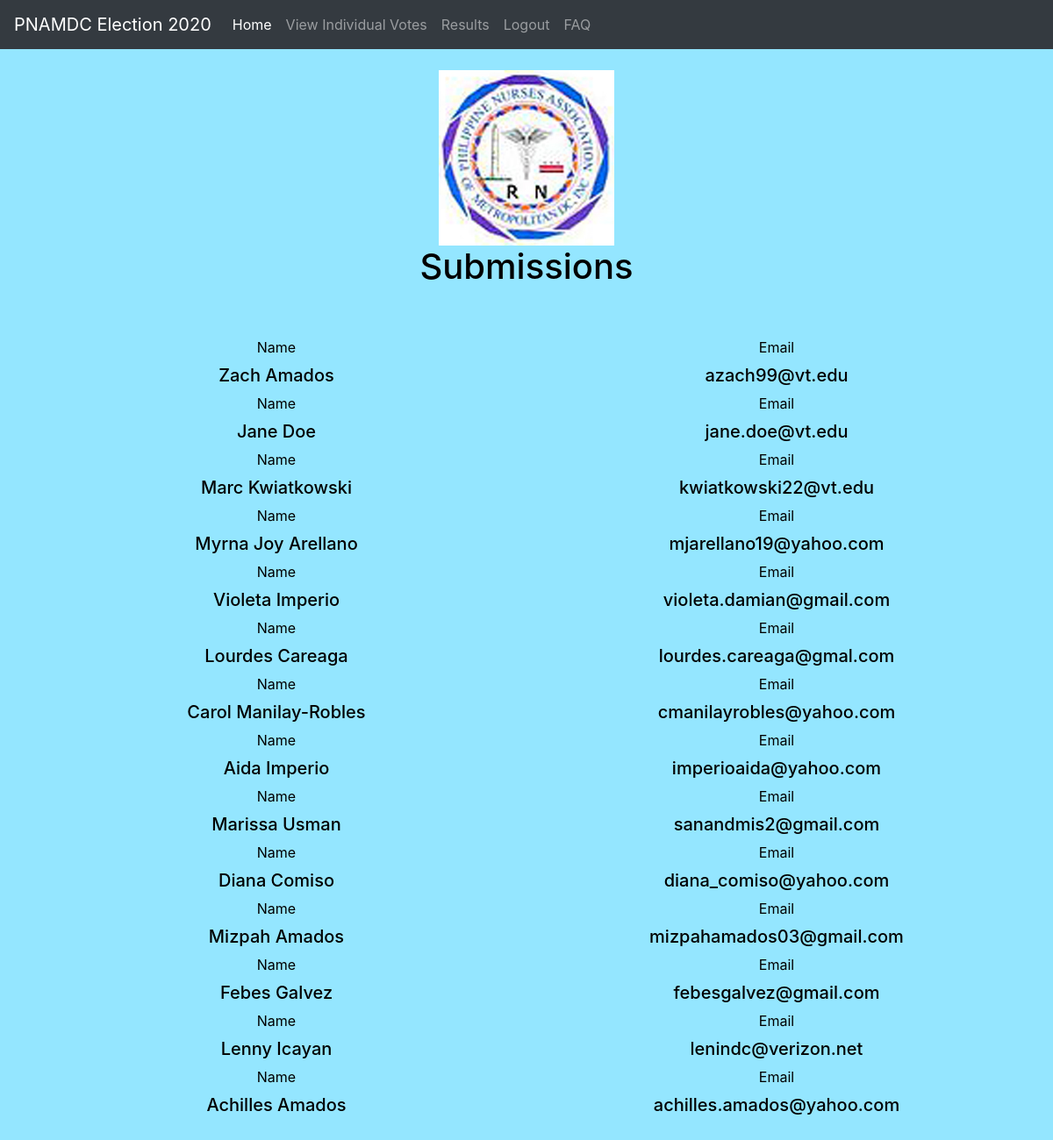
Before: /list_subs/ (signed in) with the older database file.
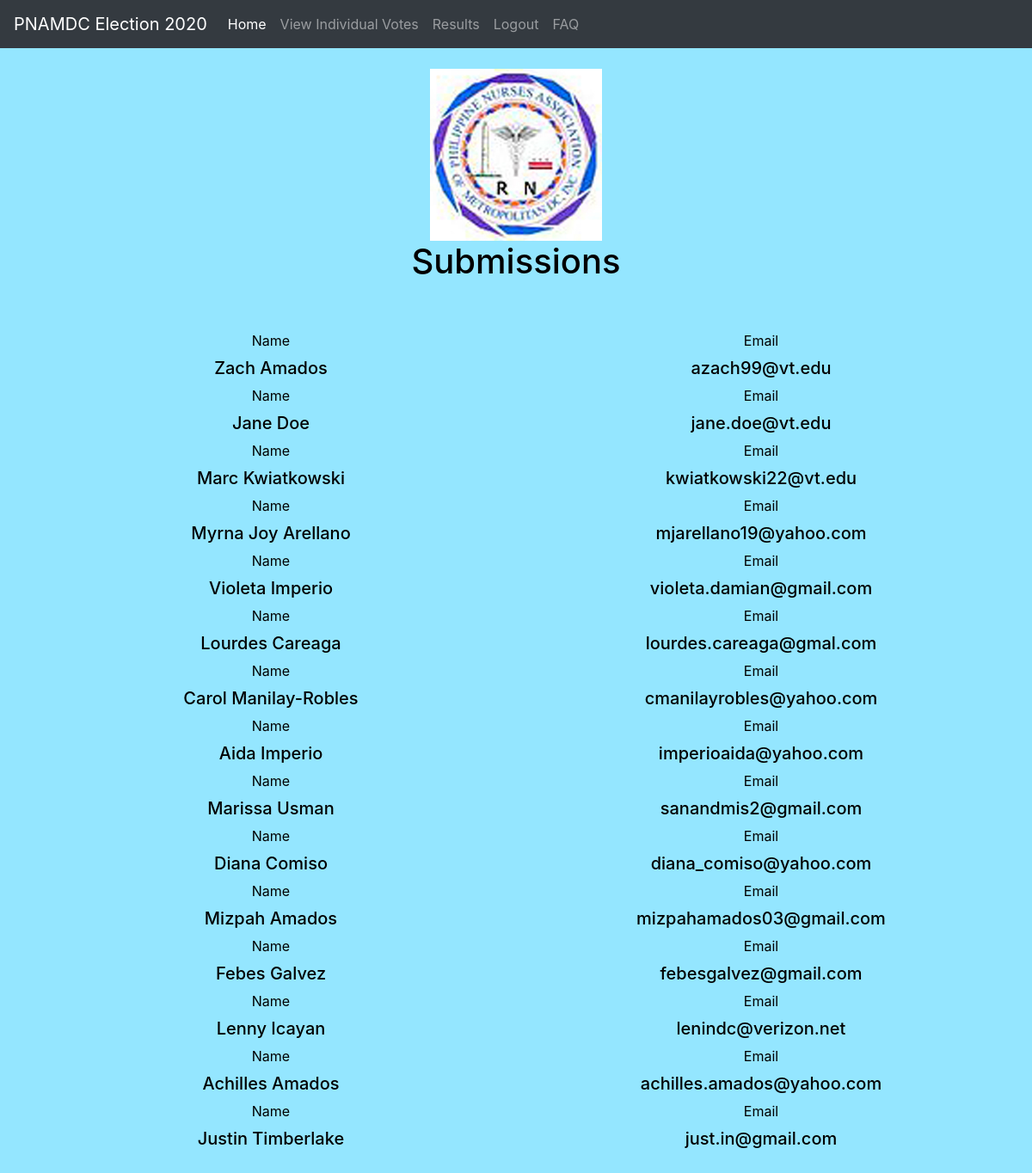
After: the same page with the newer database file.
### Users/models.py (models this page shows)
class Subs(models.Model):
    SELECTIONS_1 = (
        ("Candidate A", "Candidate A"),
        ("Candidate B", "Candidate B"),
        ("Candidate C", "Candidate C"),
        ("Candidate D", "Candidate D"),
    )
    SELECTIONS_4 = (
        ("Candidate A", "Candidate A"),
        ("Candidate B", "Candidate B"),
        ("Candidate C", "Candidate C"),
        ("Candidate D", "Candidate D"),
        ("Candidate E", "Candidate E"),
        ("Candidate F", "Candidate F"),
        ("Candidate G", "Candidate G"),
        ("Candidate 1", "Candidate 1"),
        ("Candidate 2", "Candidate 2"),
        ("Candidate 3", "Candidate 3"),
        ("Candidate 4", "Candidate 4"),
        ("Candidate 5", "Candidate 5")
    )
    PRESIDENT_ELECT = (
        ("Christine Pabico", "Christine Pabico"),
        ("Abstain", "Abstain"),
    )
    RECORDING_SECRETARY = (
        ("Rosabelle Dela Pena", "Rosabelle Dela Pena"),
        ("Abstain", "Abstain"),
    )
    ASSISTANT_RECORDING_SECRETARY = (
        ("Maricon Danz", "Maricon Danz"),
        ("Abstain", "Abstain"),
    )
    CORRESPONDING_SECRETARY = (
        ("Amabelle Estreba", "Amabelle Estreba"),
        ("Abstain", "Abstain"),
    )
    ASSISTANT_CORRESPONDING_SECRETARY = (
        ("Abstain", "Abstain"),
        ("", ""),
    )
    TREASURER = (
        ("Mizpah Amados", "Mizpah Amados"),
        ("Abstain", "Abstain"),
    )
    ASSISTANT_TREASURER = (
        ("Febes Galvez", "Febes Galvez"),
        ("Abstain", "Abstain"),
    )
    AUDITOR = (
        ("Alicia Calayag", "Alicia Calayag"),
        ("Abstain", "Abstain"),
    )
    PRO = (
        ("Linda Cabacar", "Linda Cabacar"),
        ("Edna Guerrero", "Edna Guerrero"),
        ("Lenny Icayan", "Lenny Icayan"),
        ("Teresita Delima", "Teresita Delima"),
        ("Vicky Luceriaga", "Vicky Luceriaga"),
    )
    BOARD_OF_DIRECTORS = (
        ("Prima Colburn", "Prima Colburn"),
        ("Aida Imperio", "Aida Imperio"),
        ("Elsa Aquino", "Elsa Aquino"),
        ("Florina Reynoso-Ray", "Florina Reynodo-Ray"),
        ("Dolly Grey", "Dolly Grey"),
    )
    first_name = models.CharField(max_length = 100)
    last_name = models.CharField(max_length = 100)
    email = models.EmailField(max_length = 100)
    slug = models.SlugField(max_length = 250)
    random_key = models.CharField(max_length = 250, blank = True)
    admin_email = models.EmailField(max_length = 100, default = 'admin_user@gmail.com')
    question_1 = models.CharField(max_length = 100, default = '', choices = PRESIDENT_ELECT)
    question_2 = models.CharField(max_length = 100, default = '', choices = RECORDING_SECRETARY)
    question_3 = models.CharField(max_length = 100, default = '', choices = ASSISTANT_RECORDING_SECRETARY)
    question_4 = MultiSelectField(choices = PRO, default = '')
    question_5 = MultiSelectField(choices = BOARD_OF_DIRECTORS, default = '')
    question_6 = models.CharField(max_length=100, default='', choices=CORRESPONDING_SECRETARY)
    question_7 = models.CharField(max_length=100, default='', choices=ASSISTANT_CORRESPONDING_SECRETARY)
    question_8 = models.CharField(max_length=100, default='', choices=TREASURER)
    question_9 = models.CharField(max_length=100, default='', choices=ASSISTANT_TREASURER)
    question_10 = models.CharField(max_length=100, default='', choices=AUDITOR)

### Users/views.py (the view)
# urls.py: path('', views.get_list, name = 'Users-list'),
@login_required
def get_list(request):
    if str(request.user.username) == str("admin_user") and str(request.user.email) == str("admin_user@gmail.com"):
        return SubmissionList.as_view()(request)
    else:
        messages.warning(request, 'You are not a verified admin')
        return redirect('Submission-home')

### Users/templates/Users/list.html
{% extends "Submission/base.html" %}
{% block content %}
<center>
    <h1>Submissions</h1>
    <br>
    <br>
    {% for user in object_list %}
        <div class = "row">
            <div class="col-sm">
              <label for="year">Name</label>
                <h5><a href="{% url 'Users-specifics' user.slug%}">{{ user.first_name }} {{ user.last_name }}</a></h5>
            </div>
            <div class="col-sm">
              <label for="year">Email</label>
                <h5>{{ user.email }}</h5>
            </div>
        </div>
    {% endfor %}
    <br>
    <br>
    <br>
     </center>
{% endblock content %}

Changed rows visible on the page:
added Subs: first_name "Justin", last_name "Timberlake", email "just.in@gmail.com"
